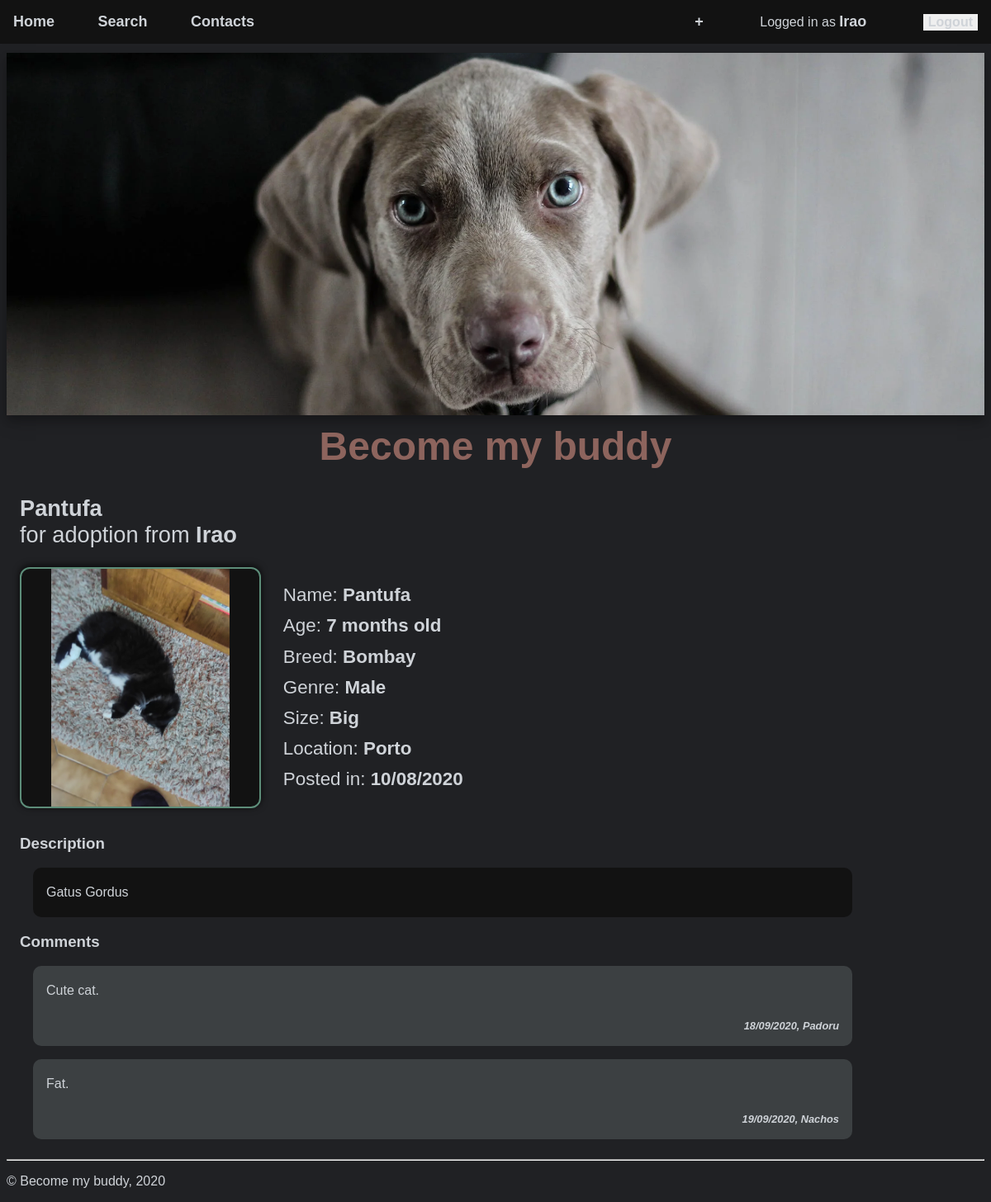
The app's page /pages/post.php?post_id=1 (signed in) with its own data.
### tables this page shows
CREATE TABLE Comment(
    id INTEGER PRIMARY KEY,
    user_id INTEGER REFERENCES User(id),
    post_id INTEGER REFERENCES PetPost(id),
    text TEXT NOT NULL,
    date DATE NOT NULL
);

CREATE TABLE User(
    id INTEGER PRIMARY KEY,
    username TEXT NOT NULL,
    password TEXT NOT NULL,
    picture TEXT,
    email TEXT UNIQUE NOT NULL,
    mobile_number CHAR(9) UNIQUE NOT NULL
);

### pages/post.php (called while the page is built, shortened)
<?php
  require '../templates/common/tpl_header.php';
  require '../database/queries/db_post.php';
  require '../templates/tpl_post.php';
  $post = getPost($_GET['post_id']);
  $comments = getComments($_GET['post_id']);
  drawPost($post, $comments);
  require '../templates/common/tpl_footer.php';
?>

### database/queries/db_user.php (called while the page is built, shortened)
<?php
function getUserId($username) {
    $db = Database::instance()->db();
    $stmt = $db->prepare(
        'SELECT id FROM User WHERE username LIKE ?'
    );
    $stmt->execute(array($username));
    return $stmt->fetch();
}
function isOwner($user_id, $post_id) {
        $db = Database::instance()->db();
        $stmt = $db->prepare(
            'SELECT * FROM PetPost
             WHERE id = ? AND user_id = ?'
        );
        $stmt->execute(array($post_id, $user_id));
        $post = $stmt->fetch();
        return $post != false;
}
?>

### database/queries/db_post.php (called while the page is built, shortened)
<?php
  function getPost($post_id) {
    $db = Database::instance()->db();
    $stmt = $db->prepare(
        '
        SELECT petpost.id, petpost.name, age, gender, size, description, petpost.date,
        Color.name as color, Species.name as species, City.name as location,
        User.username as user, Photo.id as photo_id, Photo.extension as photo_extension
        FROM petpost JOIN Color on(petpost.color_id=color.id)
            JOIN Species on(petpost.species_id=species.id)
            JOIN City on(city.id = petpost.city_id)
            JOIN User on (User.id = petpost.user_id)
            JOIN Photo on (Photo.post_id = petpost.id)
        WHERE petpost.id=?'
    );
    $stmt->execute(array($post_id));
    return $stmt->fetch();
  }
  function getComments($post_id) {
    $db = Database::instance()->db();
    $stmt = $db->prepare(
        '
        SELECT username, text, date
        FROM Comment JOIN User on(Comment.user_id = User.id)
        WHERE Comment.post_id=?'
    );
    $stmt->execute(array($post_id));
    return $stmt->fetchAll();
  }
?>

### templates/tpl_post.php (the view, shortened to what this page needs)
<?php
include_once('../database/queries/db_user.php');
function ageToString($age)
{
    $years=intdiv($age, 12);
    $months=$age % 12;
    $ret="";
    if ($years == 0) {
        if ($months != 0) {
            $ret=$months . " months old";
        } else {
            $ret="0 years old";
        }
    }
    return $ret;
}
function genderToString($gender)
{
    if ($gender == 0) {
        return "Male";
    } else {
        return "Female";
    }
}
function sizeToString($size)
{
    if ($size == 1) {
        return "Small";
    } else if ($size == 2) {
        return "Medium";
    } else {
        return "Big";
    }
}
function drawPost($post, $comments)
{
    $photo_path = "../static/images/" . $post['photo_id'] . "." . $post['photo_extension'];
    ?>
<div class="petpost-page">
  <?php
    $current_user = getUserId($_SESSION['username'])['id'];
    if (!hasProposal($current_user, $post['id']) && !isOwner($current_user, $post['id'])) { ?>
       <form method="post" action="../actions/action_make_proposal.php">
       <input type="hidden" name="user_id" value="<?php echo $current_user; ?>">
       <input type="hidden" name="post_id" value="<?php echo $post['id']; ?>">
            <input type="submit" value="Make pet proposal">
       </form>
<?php
    }
?>
  <h2>
    <b><?php echo $post['name']; ?></b> </br>
    for adoption from <b><?php echo $post['user']; ?></b>
  </h2>
  <div class="petpost">
    <div class="petpost-img" >
      <div style="background: url(<?php echo $photo_path; ?>) no-repeat center /auto 100%"></div>
    </div>
    <ul class="petpost-info">
      <li>Name: <b><?php echo $post['name']; ?></b></li>
      <li>Age: <b><?php echo ageToString($post['age']); ?></b></li>
      <li>Breed: <b><?php echo $post['species']; ?></b></li>
      <li>Genre: <b><?php echo genderToString($post['gender']); ?></b></li>
      <li>Size: <b><?php echo sizeToString($post['size']); ?></b></li>
      <li>Location: <b><?php echo $post['location']; ?></b></li>
      <li>Posted in: <b><?php echo $post['date']; ?></b></li>
    </ul>
  </div>
  <h3>Description</h3>
  <div class="petpost-description">
    <p> <?php echo $post['description']; ?> </p>
  </div>
  <h3>Comments</h3>
    <?php
    foreach($comments as $comment) {
        drawComment($comment);
        echo '<br>';
    }
    ?>
</div>
<?php } ?>
<?php function drawComment($comment)
{
    ?>
  <div class="petpost-comment" >
    <p><?php echo $comment['text']; ?></p>
    <p><?php echo $comment['date'] . ", " . $comment['username']; ?></p>
  </div>
<?php } ?>

### templates/common/tpl_header_noimg.php (shortened to what this page needs)
<!DOCTYPE html>
<html lang="en-US">
  <head>
    <link href="../css/style.css" rel="stylesheet">
    <link href="../css/layout.css" rel="stylesheet">
    <link href="../css/responsive.css" rel="stylesheet">
  </head>
  <body>
    <nav id="top-bar">
      <ul>
        <li><a href="/index.php">Home</a></li>
        <li><a href="/pages/list.php">Search</a></li>
        <li><a href="/pages/contacts.php">Contacts</a></li>
      </ul>
      <?php if (!isset($_SESSION['username'])) { ?>
        <div id="signup">
          <a href="/pages/register.php">Sign Up</a>
          <a href="/pages/login.php">Log in</a>
        </div>
      <?php } else { ?>
        <ul id="logout">
          <li><a href="add_post.php">+</a></li>
          <li>Logged in as   <a href="../pages/profile.php?username=<?php echo $_SESSION['username']; ?>" >
          <?php echo $_SESSION['username']; ?> </a></li>
          <li>
            <form method="post" action="../actions/action_logout.php">
              <input type="submit" value="Logout">
            </form>
          </li>
        </ul>
      <?php }?>
    </nav>

### templates/common/tpl_header.php
<?php require_once 'tpl_header_noimg.php'; ?>
  <img id="headimg" src="/static/headimg.png" alt="Cute dog looking at camera."/>
  <header>
    <h1><a href="/index.php">Become my buddy</a></h1>
  </header>

### templates/common/tpl_footer.php
    <footer>
      <hr />
      <p>&copy; Become my buddy, 2020</p>
    </footer>
  </body>
</html>

### css/style.css (style rules this page uses)
:root { --fonts: helvetica, sans-serif; --background: #202124; --background-dark: #161616; --main: #cfd3d8; --green: #5d8d79; --darkGreen: #2f5e4a; --orange: #8d645d; --dark: #121212; --light: #3c4042; --petpost-img-size: 18em; }
body { font-family: var(--fonts); color: var(--main); background-color: var(--background); }
a { color: var(--main); font-weight: bold; }
p { width: 60em; }
#headimg { box-shadow: 0 6px 10px 0 rgba(0, 0, 0, 0.2), 0 8px 22px 0 rgba(0, 0, 0, 0.19); }
h1 { color: var(--orange); font-size: 3em; font-weight: normal; }
h2 { font-size: 1.7em; font-weight: normal; }
h1 a, h2 a, h3 a, h4 a { color: inherit; text-decoration: none; }
#top-bar { font-weight: bold; width: 100%; padding: 1em; box-sizing: border-box; background-color: var(--dark); }
#top-bar > ul > li { list-style-type: none; }
#top-bar > ul > li + li { margin-left: 3em; }
#top-bar > ul > li > a { text-decoration: none; font-size: large; color: var(--main); }
#logout input[type="submit"] { border: none; font-weight: bold; font-size: medium; color: var(--main); }
#logout { border: none; font-weight: normal; font-size: medium; color: var(--main); }
.petpost-page { margin-left: 1em; }
.petpost { margin-top: 1em; margin-bottom: 2em; }
.petpost-img { display: inline-block; vertical-align: middle; border: solid var(--green) 2px; box-shadow: 0 -0.1em 0.5em 0 rgba(0, 0, 0, 0.8); border-radius: 12px; background-color: var(--dark); }
.petpost-img div { width: var(--petpost-img-size); height: var(--petpost-img-size); border-radius: 12px; background-size: contain; }
.petpost-info { display: inline-block; vertical-align: middle; margin: 0; margin-left: 1em; padding: 0; font-size: 1.4em; }
.petpost-info li { list-style-type: none; }
.petpost-info li + li { list-style-type: none; margin-top: 0.5em; }
.petpost-description, .petpost-comment { display: inline-block; margin-left: 1em; padding: 0.3em 1em; box-sizing: border-box; border-radius: 10px; }
.petpost-description { background-color: var(--dark); }
.petpost-comment { margin-bottom: 1em; background-color: var(--light); }
.petpost-comment p + p { margin-top: 2em; width: 100%; text-align: right; font-weight: bold; font-size: 0.8em; font-style: italic; }

### css/layout.css (style rules this page uses)
:root { --top-bar-height: 4em; --list_gap: 2em; --list_gap_inv: -2em; --list-height: 48em; }
body { margin-top: var(--top-bar-height); }
#headimg { display: block; margin: 1em auto 0 auto; width: 100%; box-sizing: border-box; }
#top-bar { position: fixed; left:0; top: 0; z-index: 2; overflow: auto; }
#top-bar > ul { display: inline-block; padding: 0; margin: 0; }
#top-bar > ul > li { display: inline-block; position: relative; }
#signup, #logout { float: right; }
#logout > li { display: inline-block; position: relative; }
#logout * + * { padding-left: 1em; }
h1 { margin-top: 0.2em; text-align: center; }

### records on screen
comment: text "Cute cat.", date "18/09/2020", user.username "Padoru"
comment: text "Fat.", date "19/09/2020", user.username "Nachos"

### other values on screen
$_SESSION['username'] "Irao"
$post['name'] "Pantufa"
$post['user'] "Irao"
ageToString($post['age']) "7 months old"
$post['species'] "Bombay"
genderToString($post['gender']) "Male"
sizeToString($post['size']) "Big"
$post['location'] "Porto"
$post['date'] "10/08/2020"
$post['description'] "Gatus Gordus"
